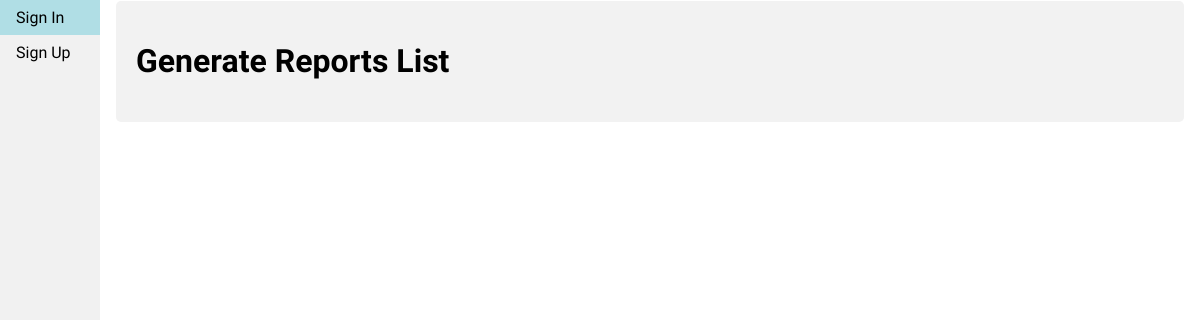
/generateReportsList, run on an earlier commit of the app's database.
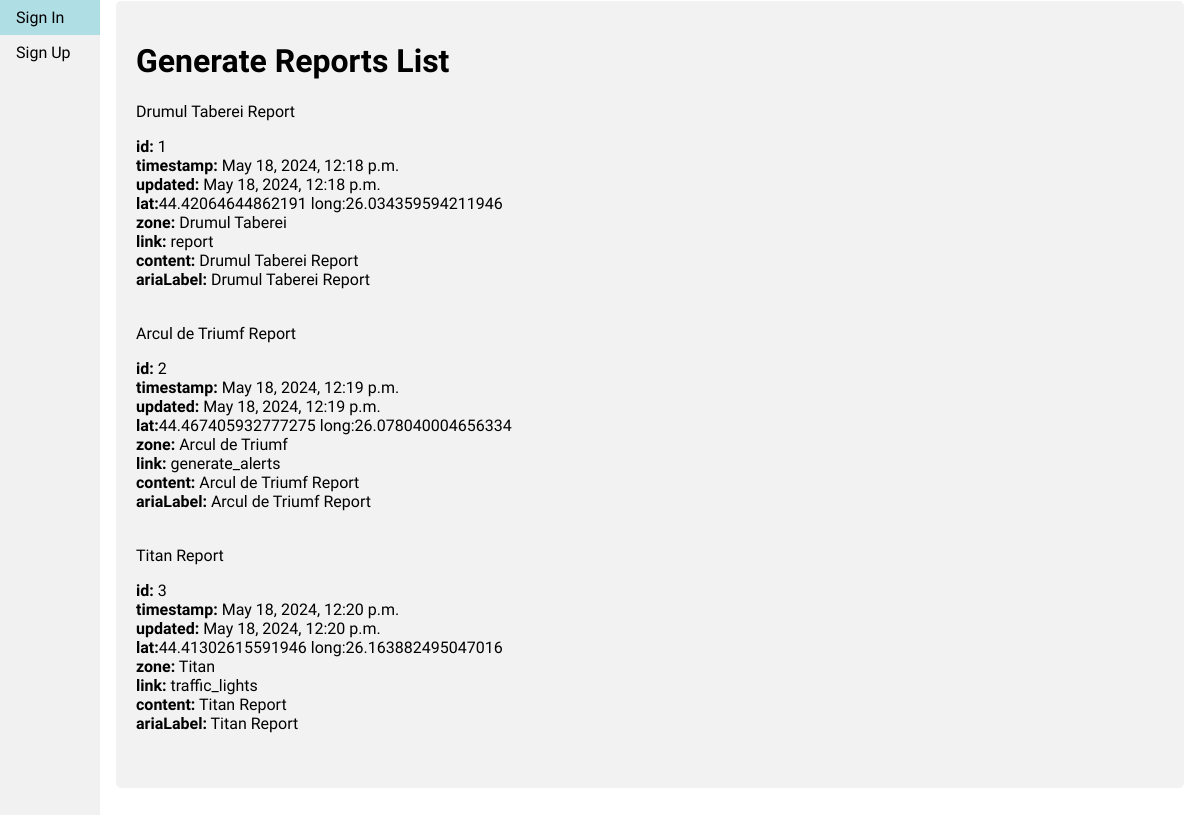
And on a later commit of the database.
### users_tutorial/models.py (models this page shows, shortened)
class GenerateReport(models.Model):
	timestamp = models.DateTimeField(auto_now_add=True)
	updated = models.DateTimeField(auto_now=True)
	lat = models.FloatField()
	lng = models.FloatField()
	zone = models.CharField(max_length=100)
	link = models.URLField(max_length=200)
	content = models.CharField(max_length=300)
	ariaLabel = models.CharField(max_length=100)
	title = models.CharField(max_length=100)

### users_tutorial/views.py (the view)
# urls.py: path('generateReportsList', views.generateReportsList, name="generateReportsList"),
def generateReportsList(request):
	generate_reports_list = GenerateReport.objects.all()
	return render(request, 'lists/generate_reports_list.html', {'generate_reports_list': generate_reports_list})

### templates/lists/generate_reports_list.html (shortened to what this page needs)
{% extends 'base.html' %}
{% load static %}
{% block content %}
    <div class='container'>
        <h1>Generate Reports List</h1>
        {% for report in generate_reports_list %}
            <div class="card">
                <div class="card-header"> {{ report.title }} </div>
                <div class="card-body">
                    <p class="card-text">
                        <strong>id:</strong> {{ report.id }}</br>
                        <strong>timestamp:</strong> {{ report.timestamp }}</br>
                        <strong>updated:</strong> {{ report.updated }}</br>
                        <strong>lat:</strong>{{ report.lat }} long:{{ report.lng }}</br>
                        <strong>zone:</strong> {{ report.zone }}</br>
                        <strong>link:</strong> {{ report.link }}</br>
                        <strong>content:</strong> {{ report.content }}</br>
                        <strong>ariaLabel:</strong> {{ report.ariaLabel }}</br>
                    </p>
                </div>
            </div>
        {% endfor %}
    </div>
{% endblock %}

### templates/base.html (shortened to what this page needs)
{% load static %}
<!DOCTYPE html>
<html>
<head>
  <link rel="stylesheet" href="{% static 'main.css' %}"></link>
  <link rel="stylesheet" href="https://cdnjs.cloudflare.com/ajax/libs/toastr.js/latest/toastr.css" />
</head>
<body>
  {% include 'partials/nav.html' %}
  <div class="div-container">
    {% block content %}
    {% endblock %}
  </div>
</body>
</html>

### templates/partials/nav.html
{% if request.user.is_authenticated %}
<ul class="sidenav">
  {% if "traffic_info" in request.path %}
  <li><a class="active" href="{% url 'main:traffic_info' %}">Traffic Info</a></li>
  {% else %}
  <li><a href="{% url 'main:traffic_info' %}">Traffic Info</a></li>
  {% endif %}
  {% if "traffic_lights" in request.path %}
  <li><a class="active" href="{% url 'main:traffic_lights' %}">Traffic Lights</a></li>
  {% else %}
  <li><a href="{% url 'main:traffic_lights' %}">Traffic Lights</a></li>
  {% endif %}
  {% if "generate_alerts" in request.path %}
  <li><a class="active" href="{% url 'main:generate_alerts' %}">Generate Alerts</a></li>
  {% else %}
  <li><a href="{% url 'main:generate_alerts' %}">Generate Alerts</a></li>
  {% endif %}
  {% if "generate_reports" in request.path %}
  <li><a class="active" href="{% url 'main:generate_reports' %}">Generate Reports</a></li>
  {% else %}
  <li><a href="{% url 'main:generate_reports' %}">Generate Reports</a></li>
  {% endif %}
  {% if "route" in request.path %}
  {% else %}
  {% endif %}
  {% if "map" in request.path %}
  {% else %}
  {% endif %}
  {% if request.path == "/" %}
  <li><a class="active" href="{% url 'users:account' %}">User Account</a></li>
  {% else %}
  <li><a href="{% url 'users:account' %}">User Account</a></li>
  {% endif %}
  {% if "profile" in request.path %}
  <li><a class="active" href="{% url 'users:profile' %}">User Profile</a></li>
  {% else %}
  <li><a href="{% url 'users:profile' %}">User Profile</a></li>
  {% endif %}
  {% if "sign-out" in request.path %}
  <li><a class="active" href="{% url 'users:sign-out' %}">Sign Out</a></li>
  {% else %}
  <li><a href="{% url 'users:sign-out' %}">Sign Out</a></li>
  {% endif %}
</ul>
{% else %}
<ul class="sidenav">
  {% if "sign-in" in request.path %}
  <li><a class="active" href="{% url 'users:sign-in' %}">Sign In</a></li>
  {% else %}
  <li><a href="{% url 'users:sign-in' %}">Sign In</a></li>
  {% endif %}
  {% if "sign-up" in request.path %}
  <li><a class="active" href="{% url 'users:sign-up' %}">Sign Up</a></li>
  {% else %}
  <li><a href="{% url 'users:sign-up' %}">Sign Up</a></li>
  {% endif %}
</ul>
{% endif %}

### templates/partials/logo.html (shortened to what this page needs)
{% load static %}

### static/main.css (style rules this page uses)
* { box-sizing: border-box; }
body { font-family: 'Courier Prime', monospace; padding: 0; margin: 0; }
body, html { height: 100%; }
ul.sidenav { list-style-type: none; margin: 0; padding: 0; width: 25%; max-width: 100px; background-color: #f1f1f1; position: fixed; height: 100%; overflow: auto; }
ul.sidenav li a { display: block; color: #000; padding: 8px 16px; text-decoration: none; }
.div-container { margin-left: 100px; padding: 1px 16px; height: 1000px; }
::placeholder { color: #2a2a2a; font-family: 'Courier Prime', monospace; }
.container { border-radius: 5px; background-color: #f2f2f2; padding: 20px; }

What changed in the data, as far as the page shows it:
added GenerateReport: title "Drumul Taberei Report", id "1", timestamp "May 18, 2024, 12:18 p.m.", updated "May 18, 2024, 12:18 p.m.", lat "44.42064644862191", lng "26.034359594211946", zone "Drumul Taberei", link "report", content "Drumul Taberei Report", ariaLabel "Drumul Taberei Report"
added GenerateReport: title "Arcul de Triumf Report", id "2", timestamp "May 18, 2024, 12:19 p.m.", updated "May 18, 2024, 12:19 p.m.", lat "44.467405932777275", lng "26.078040004656334", zone "Arcul de Triumf", link "generate_alerts", content "Arcul de Triumf Report", ariaLabel "Arcul de Triumf Report"
added GenerateReport: title "Titan Report", id "3", timestamp "May 18, 2024, 12:20 p.m.", updated "May 18, 2024, 12:20 p.m.", lat "44.41302615591946", lng "26.163882495047016", zone "Titan", link "traffic_lights", content "Titan Report", ariaLabel "Titan Report"
